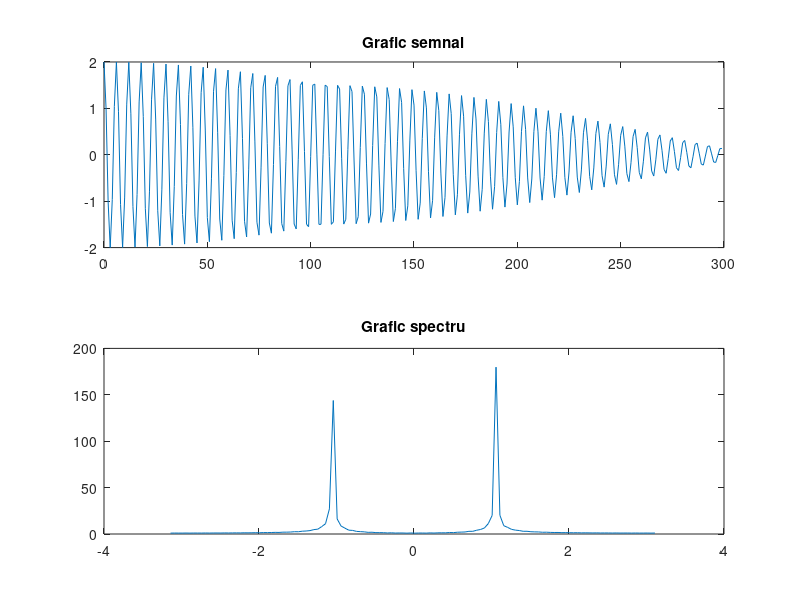

Reproduce this figure in MATLAB.
clc ;
close all ;
clear all ; 

N = 300 ;
n = 0 : N - 1 ;

omega = -pi : 0.05 : pi ;
j = sqrt( -1 ) ;

omega1 = pi / 3 ;
omega2 = omega1 + 0.01 ;
% omega2 = omega1 - 0.01 ;

x = cos( omega1 * n ) + cos( omega2 * n ) ;
X = abs( x * exp( -j * n' * omega ) ) ;

subplot( 2, 1, 1 ) ;
plot( n, x ) ;
title( 'Grafic semnal' ) ;

subplot( 2, 1, 2 ) ;
plot( omega, X ) ;
title( 'Grafic spectru' ) ;